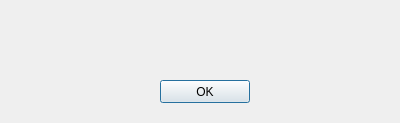
<?xml version="1.0" encoding="UTF-8"?>
<ui version="4.0">
 <class>ErrorMessage</class>
 <widget class="QDialog" name="ErrorMessage">
  <property name="geometry">
   <rect>
    <x>0</x>
    <y>0</y>
    <width>400</width>
    <height>123</height>
   </rect>
  </property>
  <property name="windowTitle">
   <string>Dialog</string>
  </property>
  <widget class="QWidget" name="verticalLayoutWidget">
   <property name="geometry">
    <rect>
     <x>-20</x>
     <y>30</y>
     <width>440</width>
     <height>31</height>
    </rect>
   </property>
   <layout class="QVBoxLayout" name="layout"/>
  </widget>
  <widget class="QPushButton" name="pushButton">
   <property name="geometry">
    <rect>
     <x>160</x>
     <y>80</y>
     <width>90</width>
     <height>23</height>
    </rect>
   </property>
   <property name="text">
    <string>OK</string>
   </property>
  </widget>
 </widget>
 <resources/>
 <connections>
  <connection>
   <sender>pushButton</sender>
   <signal>clicked()</signal>
   <receiver>ErrorMessage</receiver>
   <slot>close()</slot>
   <hints>
    <hint type="sourcelabel">
     <x>209</x>
     <y>84</y>
    </hint>
    <hint type="destinationlabel">
     <x>277</x>
     <y>85</y>
    </hint>
   </hints>
  </connection>
 </connections>
</ui>
